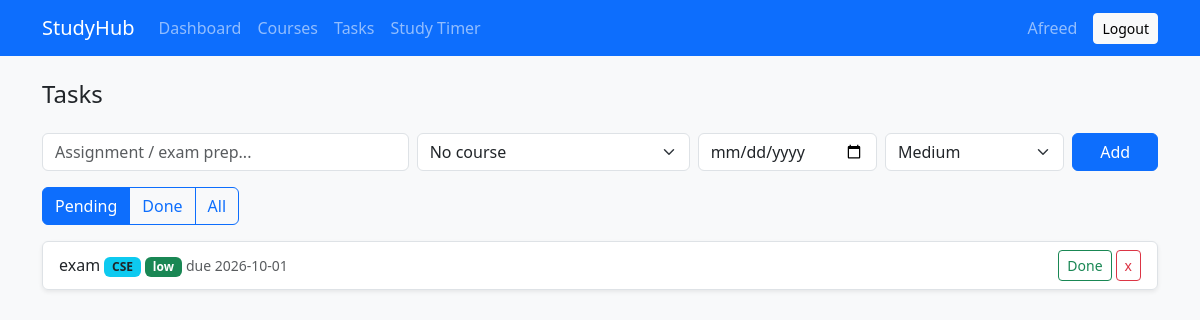
The page /tasks (signed in) on the database its author committed.
### app/models.py (models this page shows, shortened)
class User(UserMixin, db.Model):
    id = db.Column(db.Integer, primary_key=True)
    name = db.Column(db.String(80), nullable=False)
    email = db.Column(db.String(120), unique=True, nullable=False)
    password_hash = db.Column(db.String(256), nullable=False)
    courses = db.relationship("Course", backref="user", cascade="all, delete-orphan")

class Task(db.Model):
    id = db.Column(db.Integer, primary_key=True)
    user_id = db.Column(db.Integer, db.ForeignKey("user.id"), nullable=False)
    course_id = db.Column(db.Integer, db.ForeignKey("course.id"), nullable=True)
    title = db.Column(db.String(200), nullable=False)
    due_date = db.Column(db.Date, nullable=False)
    priority = db.Column(db.String(10), nullable=False, default="medium")
    done = db.Column(db.Boolean, nullable=False, default=False)

class Course(db.Model):
    id = db.Column(db.Integer, primary_key=True)
    user_id = db.Column(db.Integer, db.ForeignKey("user.id"), nullable=False)
    code = db.Column(db.String(20), nullable=False)
    name = db.Column(db.String(120), nullable=False)
    credits = db.Column(db.Integer, nullable=False, default=3)
    assessments = db.relationship("Assessment", backref="course", cascade="all, delete-orphan")
    tasks = db.relationship("Task", backref="course")
    sessions = db.relationship("StudySession", backref="course")

### app/main.py (the view, shortened to what this page needs)
@bp.route("/tasks", methods=["GET", "POST"])
@login_required
def tasks():
    flt = request.args.get("filter", "pending")
    query = Task.query.filter_by(user_id=current_user.id)
    if flt == "pending":
        query = query.filter_by(done=False)
    elif flt == "done":
        query = query.filter_by(done=True)
    return render_template("tasks.html", tasks=query.order_by(Task.due_date).all(),
                           courses=user_courses(), flt=flt, today=date.today())

### app/main.py (called while the page is built)
def user_courses():
    return Course.query.filter_by(user_id=current_user.id).order_by(Course.code).all()

### app/models.py (called while the page is built)
@login_manager.user_loader
def load_user(user_id):
    return db.session.get(User, int(user_id))

### app/templates/tasks.html (shortened to what this page needs)
{% extends "base.html" %}
{% block content %}
<h4>Tasks</h4>
<form method="post" class="row g-2 my-3">
  <div class="col-md-4"><input class="form-control" name="title" placeholder="Assignment / exam prep..." required></div>
  <div class="col-md-3"><select class="form-select" name="course_id">
    <option value="">No course</option>
    {% for c in courses %}<option value="{{ c.id }}">{{ c.code }}</option>{% endfor %}</select></div>
  <div class="col-md-2"><input class="form-control" type="date" name="due_date" required></div>
  <div class="col-md-2"><select class="form-select" name="priority">
    <option value="low">Low</option><option value="medium" selected>Medium</option><option value="high">High</option></select></div>
  <div class="col-md-1"><button class="btn btn-primary w-100">Add</button></div>
</form>
<div class="btn-group mb-3">
  {% for f in ['pending', 'done', 'all'] %}
  <a class="btn btn-outline-primary {{ 'active' if flt == f }}" href="{{ url_for('main.tasks', filter=f) }}">{{ f|capitalize }}</a>
  {% endfor %}
</div>
<ul class="list-group shadow-sm">
  {% for t in tasks %}
  <li class="list-group-item d-flex justify-content-between align-items-center">
    <div>
      <span class="{{ 'text-decoration-line-through text-muted' if t.done }}">{{ t.title }}</span>
      {% if t.course %}<span class="badge bg-info text-dark">{{ t.course.code }}</span>{% endif %}
      <span class="badge bg-{{ {'high': 'danger', 'medium': 'warning', 'low': 'success'}[t.priority] }}">{{ t.priority }}</span>
      <small class="{{ 'text-danger' if not t.done and t.due_date < today else 'text-muted' }}">due {{ t.due_date }}</small>
    </div>
    <div class="d-flex gap-1">
      <form method="post" action="{{ url_for('main.toggle_task', task_id=t.id) }}">
        <button class="btn btn-sm btn-outline-success">{{ 'Undo' if t.done else 'Done' }}</button></form>
      <form method="post" action="{{ url_for('main.delete_task', task_id=t.id) }}">
        <button class="btn btn-sm btn-outline-danger">x</button></form>
    </div>
  </li>
  {% else %}<li class="list-group-item text-muted">No tasks here.</li>{% endfor %}
</ul>
{% endblock %}

### app/templates/base.html (shortened to what this page needs)
<!doctype html>
<html lang="en">
<head>
  <link href="https://cdn.jsdelivr.net/npm/bootstrap@5.3.3/dist/css/bootstrap.min.css" rel="stylesheet">
</head>
<body class="bg-light">
<nav class="navbar navbar-expand navbar-dark bg-primary mb-4">
  <div class="container">
    <a class="navbar-brand" href="{{ url_for('main.dashboard') }}">StudyHub</a>
    {% if current_user.is_authenticated %}
    <div class="navbar-nav me-auto">
      <a class="nav-link" href="{{ url_for('main.dashboard') }}">Dashboard</a>
      <a class="nav-link" href="{{ url_for('main.courses') }}">Courses</a>
      <a class="nav-link" href="{{ url_for('main.tasks') }}">Tasks</a>
      <a class="nav-link" href="{{ url_for('main.timer') }}">Study Timer</a>
    </div>
    <span class="navbar-text me-3">{{ current_user.name }}</span>
    <form method="post" action="{{ url_for('auth.logout') }}">
      <button class="btn btn-sm btn-light">Logout</button>
    </form>
    {% endif %}
  </div>
</nav>
<div class="container pb-5">
  {% block content %}{% endblock %}
</div>
</body>
</html>

### rows shown on the page
User: name "Afreed"
Task: title "exam", course.code "CSE", priority "low", due_date "2026-10-01", done "Done"

### other values the page prints
{{ f|capitalize }} "Pending" "Done" "All"
